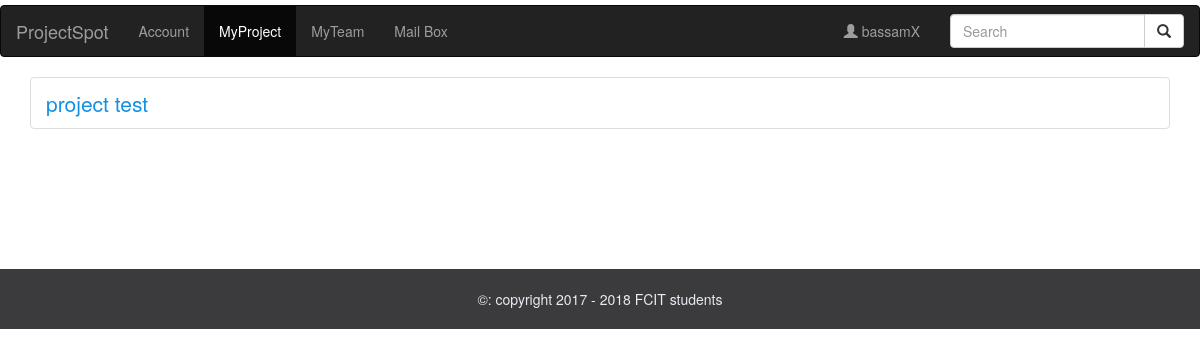
/MyProject.php (signed in), run on an earlier commit of the app's database.
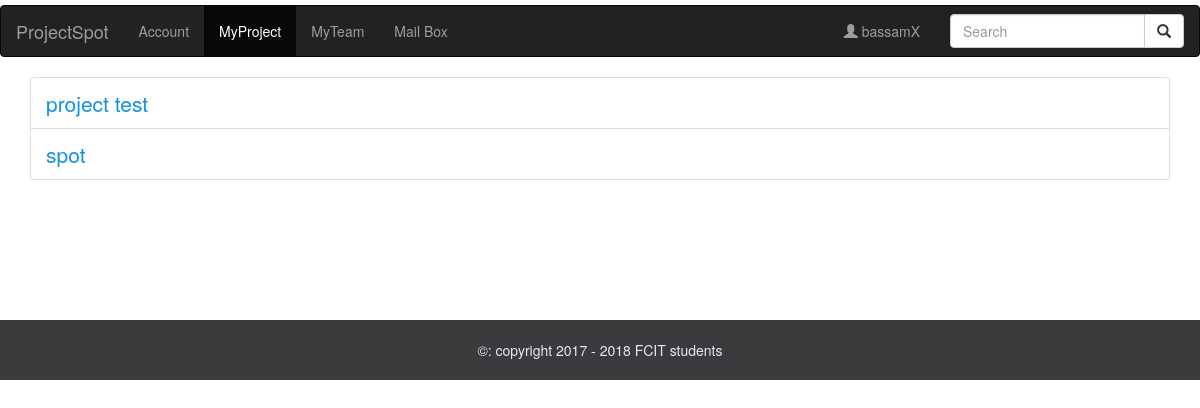
And on a later commit of the database.
### tables this page shows
CREATE TABLE IF NOT EXISTS `project` (
  `projectID` int(11) NOT NULL,
  `title` varchar(255) NOT NULL,
  `date` date NOT NULL,
  `viewID` int(11) NOT NULL DEFAULT '0'
);

### MyProject.php (the view, shortened to what this page needs)
<?php
include 'imports/head.php';
include 'imports/navigation2.php';
?>
  <div class="container">
      <div class="list-group" id="projectsFont">
        <?php
        $sql = " SELECT title , project.projectID from project , account , project_account where project_account.accountID=account.ID AND project_account.projectID=project.projectID AND account.username = '".$username."'";
        $result = mysqli_query($db,$sql);
        while ($row = mysqli_fetch_array($result)){
          echo '<a href="./MySpecificProject.php?pID='.$row['projectID'].'" class="list-group-item list-group-item-action">'.$row['title'].'</a>';
        }
        ?>
      </div>
  </div>
<div style="padding-bottom:80px"></div>
<?php
include 'imports/footer.php';
?>

### imports/head.php (shortened to what this page needs)
<!DOCTYPE html>
<html>
  <head>
    <link rel="stylesheet" href="css/bootstrap.min.css">
    <link rel="stylesheet" href="css/main.css">
  </head>
  <body>

### imports/navigation2.php (shortened to what this page needs)
<?php
  $username = $_SESSION["username"];
?>
<nav class="navbar navbar-inverse">
  <div class="container-fluid">
    <div class="navbar-header">
      <a class="navbar-brand" href="./index.php">ProjectSpot</a>
    </div>
    <ul class="nav navbar-nav">
      <li id="account"><a href="./account.php">Account</a></li>
      <li id="myProject"><a href="./MyProject.php">MyProject</a></li>
      <li id="myTeam"><a href="./Myteam.php">MyTeam</a></li>
      <li id="mailBox"><a href="./MailBox.php">Mail Box</a></li>
    </ul>
    <ul class="nav navbar-nav navbar-right">
      <li><a href="#"><span class="glyphicon glyphicon-user"></span> <?php echo $username ?> </a></li>
      <form class="navbar-form navbar-left" action="/action_page.php">
        <div class="input-group">
          <input type="text" class="form-control" placeholder="Search" name="search">
          <div class="input-group-btn">
            <button class="btn btn-default" type="submit">
              <i class="glyphicon glyphicon-search"></i>
            </button>
          </div>
        </div>
      </form>
      </ul>
    </div>
</nav>

### imports/footer.php
<footer class = "container-fluid text-center navbar-bottom" id = "footer">
  &copy: copyright 2017 - 2018 FCIT students
</footer>
</body>
</html>

### css/main.css (style rules this page uses)
body { padding-top: 5px; }
#footer { background-color: rgb(59, 59, 61); color: rgb(231, 235, 242); padding: 20px; margin-top: 40px; }
#projectsFont a { font-size: 150%; color: rgb(16, 145, 228); }

What changed in the data, as far as the page shows it:
added project: title "spot"
